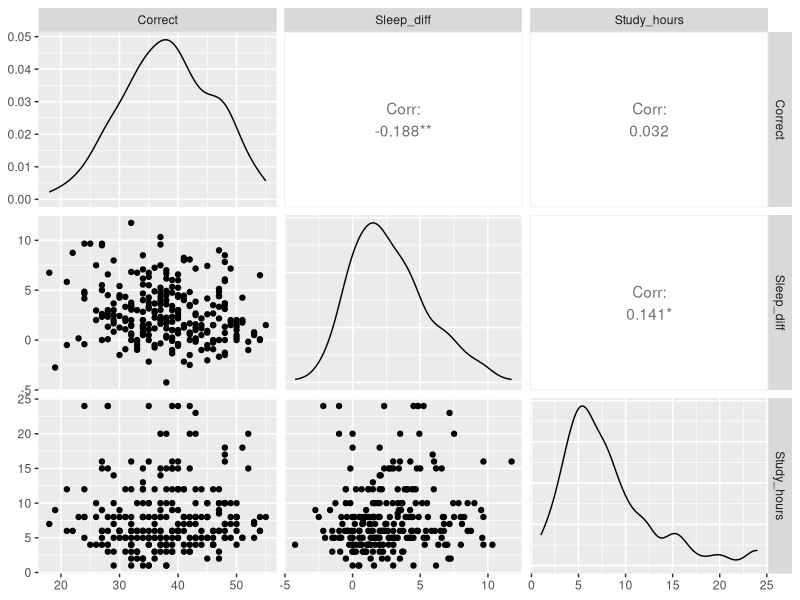
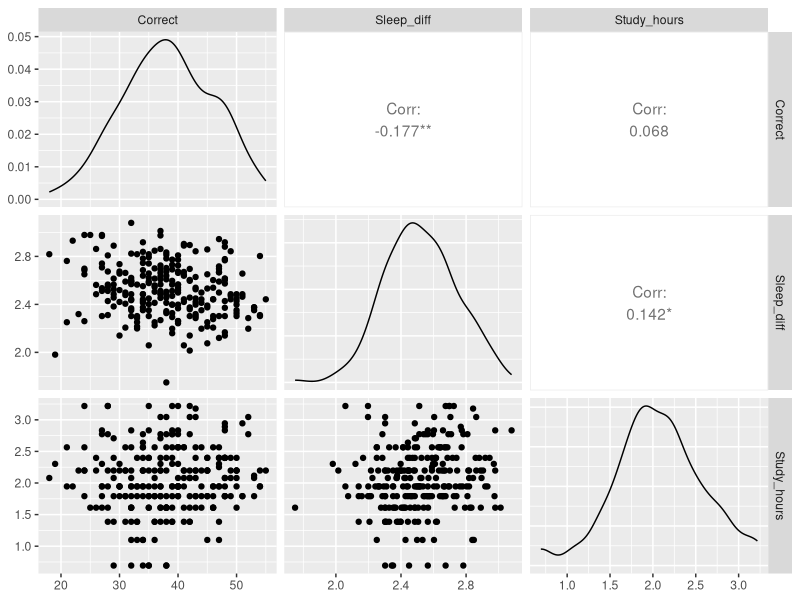
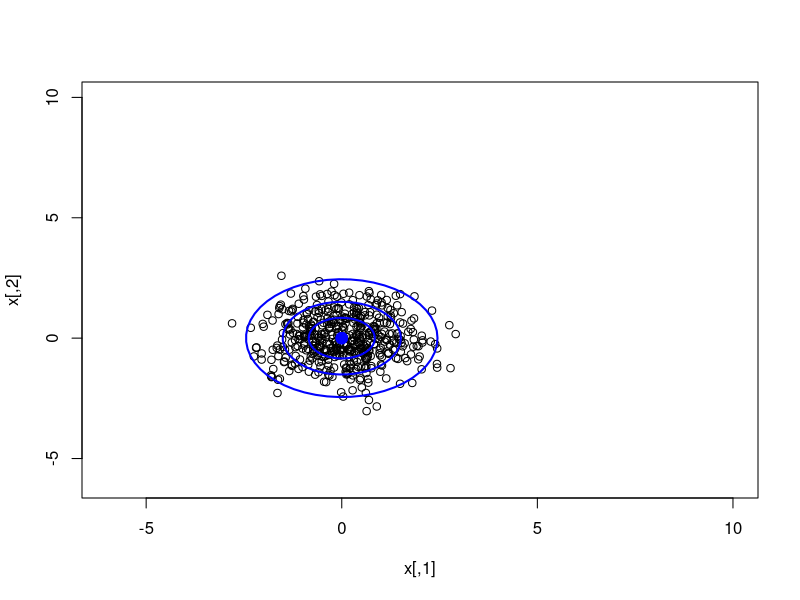
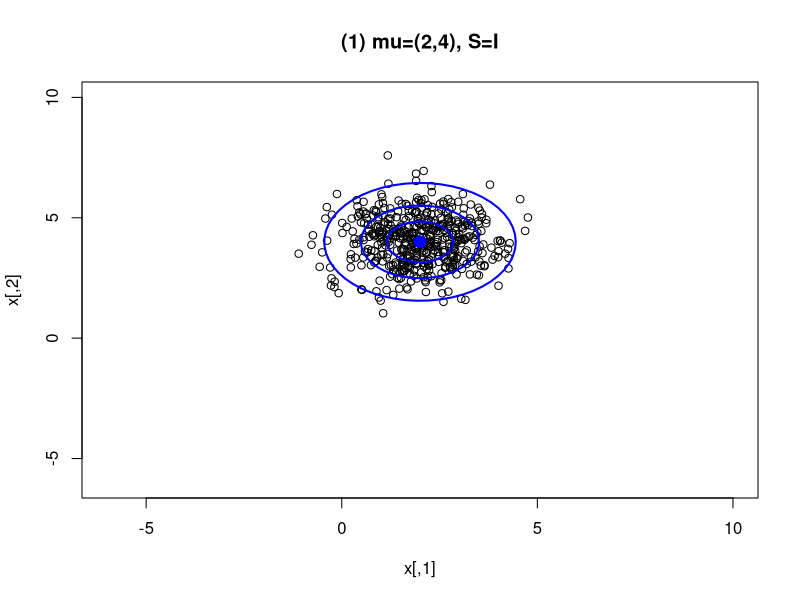
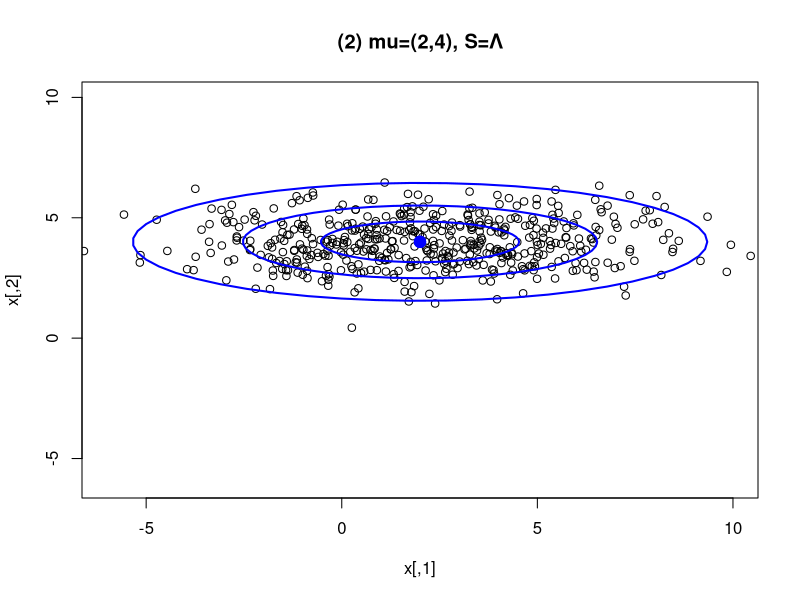
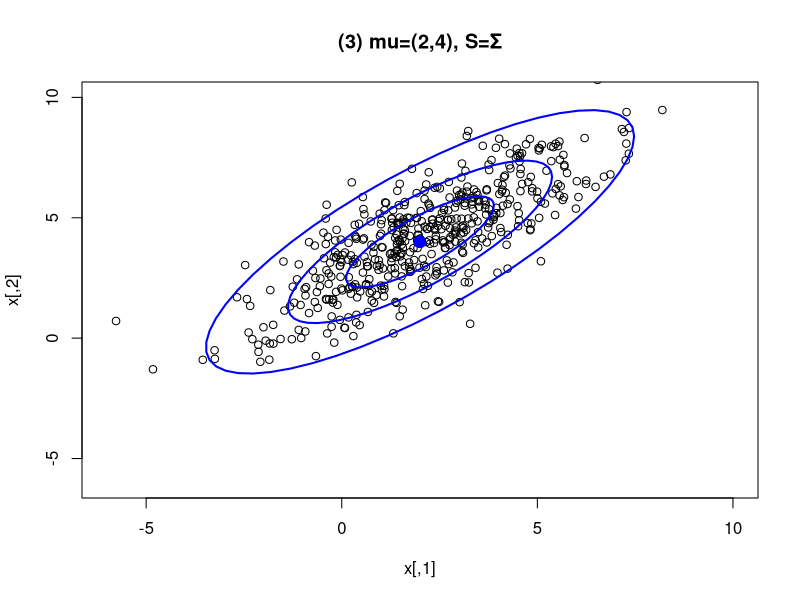

Reproduce these figures in R, in order.
X <- read.csv("Sleep_Assignment_1.csv", header = TRUE)
str(X)
head(X)
install.packages("GGally")
library(GGally)
GGally::ggpairs(X, progress = FALSE)
#1b
Y <- X
Y[, 2] <- log(X[, 2] + 10)
Y[, 3] <- log(X[, 3] + 1)
colnames(Y) <- c("Correct", "Sleep_diff", "Study_hours")
library(GGally)
GGally::ggpairs(Y, progress = FALSE)
#1c
#mean
ybar <- colMeans(Y)
#covariance matrix
Sy   <- cov(Y)
#correlation matrix
Ry   <- cor(Y)
ybar
Sy
Ry
#1f
Y_lm <- lm(Correct ~ Sleep_diff + Study_hours, data=Y)
summary(Y_lm)
#2
Sigma <- matrix(c(5,4,4,5),2,2,byrow=TRUE)
Sigma_half <- matrix(c(2,1,1,2),2,2)
Sigma_half %*% Sigma_half  # returns Sigma
#2a
Sigma <- matrix(c(5,4,4,5), nrow = 2, byrow = TRUE)
# Spectral decomposition
eig <- eigen(Sigma)          # Sigma = P Λ P^T
P <- eig$vectors
Lambda <- diag(eig$values)
P        
Lambda  
Sigma_half <- P %*% diag(sqrt(diag(Lambda))) %*% t(P)
Sigma_half
round(Sigma_half %*% Sigma_half, 6)
#2c
install.packages("mvtnorm")
install.packages("car")
library(mvtnorm)
library(car)
S<-diag(2)
mu<-c(0,0)
x<-rmvnorm(500,mean=mu, sigma=S)
plot(x, xlim=c(-6,10), ylim=c(-6,10))
ellipse(mu,S,sqrt(qchisq(0.95,2)), add=TRUE)
ellipse(mu,S,sqrt(qchisq(0.68,2)), add=TRUE)
ellipse(mu,S,sqrt(qchisq(0.3,2)), add=TRUE)
#1
mu <- c(2,4)
S  <- diag(2)
x  <- mvtnorm::rmvnorm(500, mean = mu, sigma = S)
plot(x, xlim=c(-6,10), ylim=c(-6,10), main="(1) mu=(2,4), S=I")
car::ellipse(mu,S,sqrt(qchisq(0.95,2)), add=TRUE)
car::ellipse(mu,S,sqrt(qchisq(0.68,2)), add=TRUE)
car::ellipse(mu,S,sqrt(qchisq(0.30,2)), add=TRUE)
#2
mu <- c(2,4)
S  <- diag(c(9,1))     # Λ
x  <- rmvnorm(500, mean = mu, sigma = S)
plot(x, xlim=c(-6,10), ylim=c(-6,10), main="(2) mu=(2,4), S=Λ")
ellipse(mu,S,sqrt(qchisq(0.95,2)), add=TRUE)
ellipse(mu,S,sqrt(qchisq(0.68,2)), add=TRUE)
ellipse(mu,S,sqrt(qchisq(0.30,2)), add=TRUE)
#3
mu <- c(2,4)
S  <- matrix(c(5,4,4,5), 2, 2, byrow = TRUE)   # Σ = P Λ P^T
x  <- rmvnorm(500, mean = mu, sigma = S)
plot(x, xlim=c(-6,10), ylim=c(-6,10), main="(3) mu=(2,4), S=Σ")
ellipse(mu,S,sqrt(qchisq(0.95,2)), add=TRUE)
ellipse(mu,S,sqrt(qchisq(0.68,2)), add=TRUE)
ellipse(mu,S,sqrt(qchisq(0.30,2)), add=TRUE)
